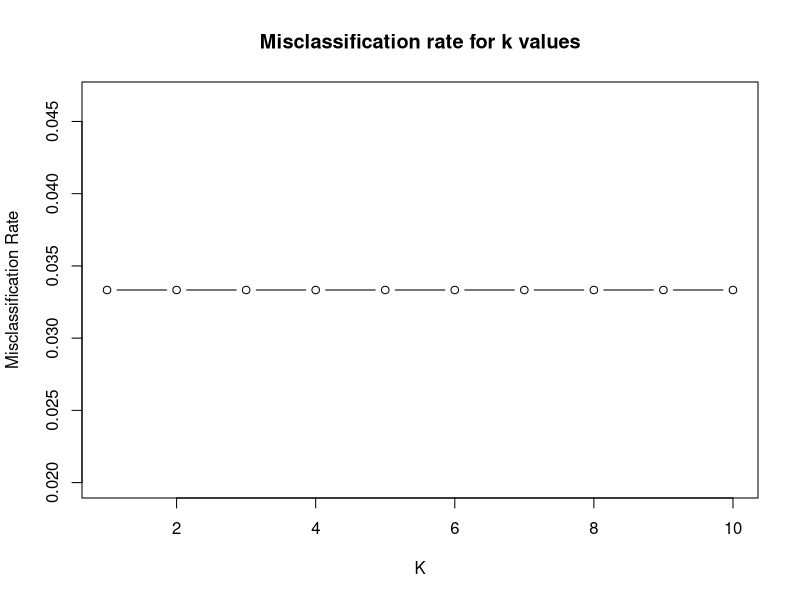
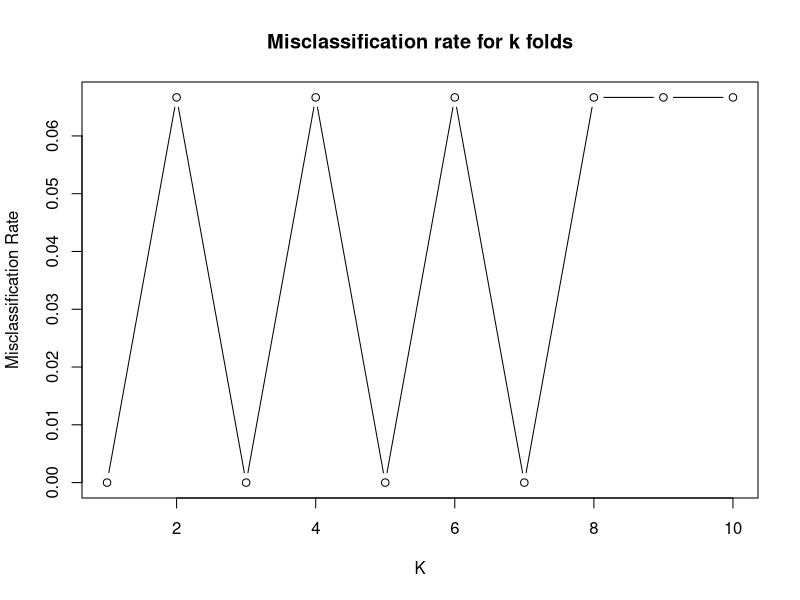

Generate these figures, in order, with R:
## ---- chunk 1
knitr::opts_chunk$set(warning = FALSE, message = FALSE)
## ---- chunk 2
iris_data = read.csv("bezedekIris.csv")
View(iris_data)
## ---- chunk 3
library(class)
library(caret)
## ---- chunk 4
#### FITTING A KNN CLASSIFIER MODEL FOR DIFFERENT VALUES OF K TO FIND THE BEST K WITH LEAST MISCLASSIFICATION RATE
set.seed(123)
train_indices = sample(1:nrow(iris_data), 0.8 * nrow(iris_data))
train_data=iris_data[train_indices, ]
test_data=iris_data[-train_indices, ]
predictors=names(train_data)[1:4]
response="Class"
accuracies=numeric()
misclassification_rates=numeric()
for (k_value in 1:10) {
  knn_predictions=knn(train = train_data[, predictors], test = test_data[, predictors], cl = train_data[, response], k = k_value)
  confusion_matrix=table(Actual = test_data[, response], Predicted = knn_predictions)
  correct_classification=sum(diag(confusion_matrix)) / sum(confusion_matrix)
  misclassification_rate=1 - correct_classification
  misclassification_rates=c(misclassification_rates, misclassification_rate)
  print(k_value)
  print(confusion_matrix)
  }
print(misclassification_rates)
plot(1:10, misclassification_rates, type = "b", xlab = "K", ylab = "Misclassification Rate", main = "Misclassification rate for k values")
## ---- chunk 5
### APPLYING 10 FOLD CROSS VALIDATION FOR TESTING THE MODEL PREDICTIONS
set.seed(123)
attach(iris_data)
predictors = names(iris_data)[1:4]
response = "Class"
irirs_data_2 = iris_data[,c(predictors,response),drop=FALSE]
k_folds = 10
folds = createFolds(irirs_data_2$Class,k=k_folds,list=TRUE,returnTrain = FALSE)
missclassification_rates = numeric()
for (fold_ind in folds){
  fold = unlist(fold_ind)
  train_data = irirs_data_2[-fold,]
  test_data = irirs_data_2[fold,]
  knn_predictions = knn(train = train_data[,predictors],test=test_data[,predictors],cl=train_data[,response],k=3)
  confusion_matrix = table(Actual=test_data[,response],Predicted=knn_predictions)
  correct_classification = sum(diag(confusion_matrix))/sum(confusion_matrix)
  missclassification_rate = 1-correct_classification
  missclassification_rates = c(missclassification_rates,missclassification_rate)
}
print(missclassification_rates)
plot(1:10, missclassification_rates, type = "b", xlab = "K", ylab = "Misclassification Rate", main = "Misclassification rate for k folds")
average_missclassification = mean(missclassification_rates)
print(average_missclassification)
